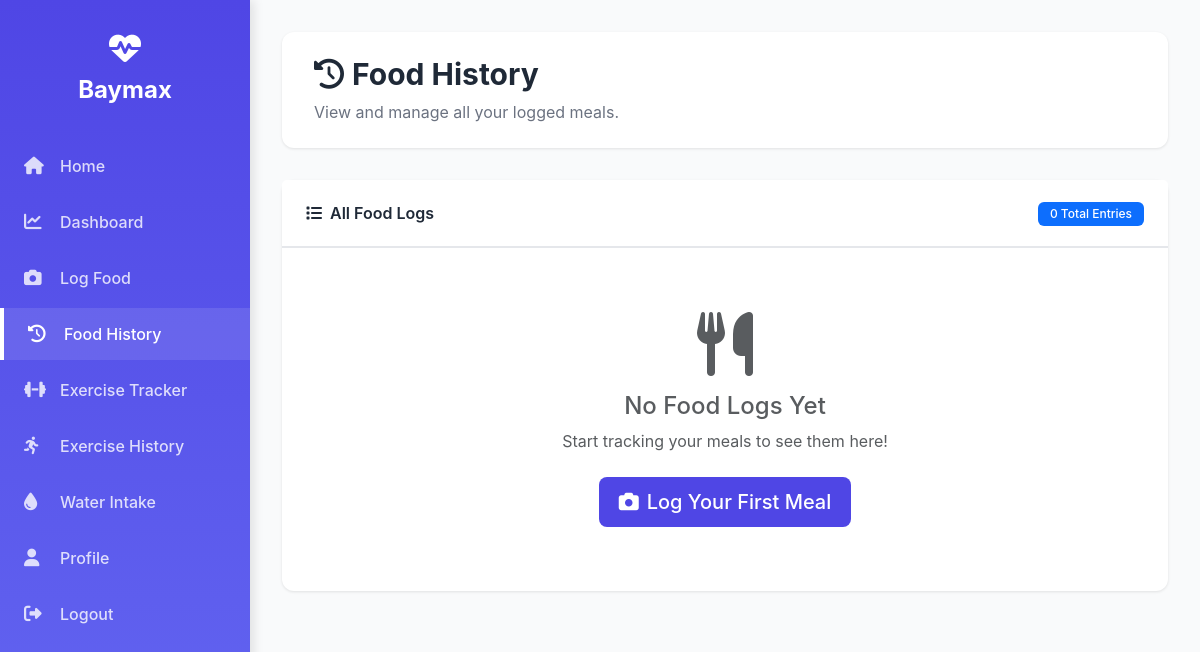
Page /food_history (signed in) on the earlier database version.
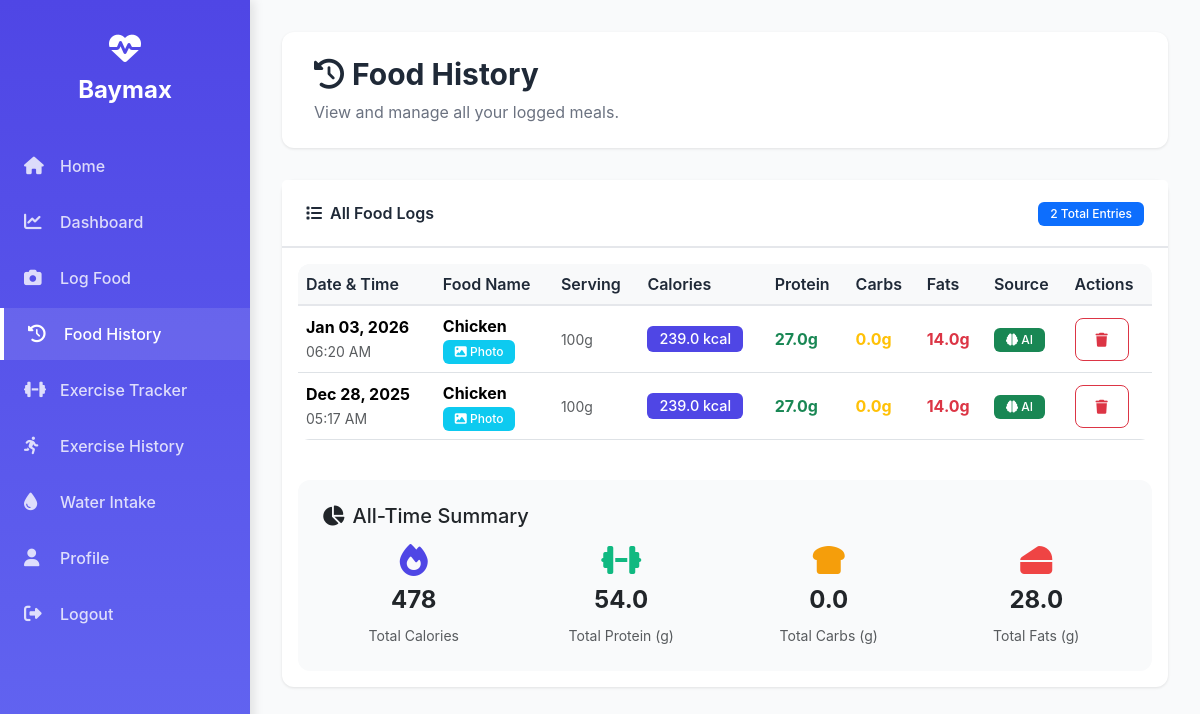
Same page on the later database version.
### app.py (models this page shows)
class FoodLog(db.Model):
    id = db.Column(db.Integer, primary_key=True)
    user_id = db.Column(db.Integer, db.ForeignKey('user.id'))
    food_name = db.Column(db.String(200))
    calories = db.Column(db.Float)
    protein = db.Column(db.Float, default=0)
    carbs = db.Column(db.Float, default=0)
    fats = db.Column(db.Float, default=0)
    serving_size = db.Column(db.String(100), default="100g")
    date = db.Column(db.DateTime, default=datetime.utcnow)
    source = db.Column(db.String(50))
    image_path = db.Column(db.String(300), nullable=True)

### app.py (the view)
@app.route('/food_history')
@login_required
def food_history():
    logs = FoodLog.query.filter_by(user_id=current_user.id).order_by(FoodLog.date.desc()).all()
    return render_template('food_history.html', logs=logs)

### app.py (called while the page is built)
@login_manager.user_loader
def load_user(user_id):
    return User.query.get(int(user_id))

### templates/food_history.html (shortened to what this page needs)
{% extends "base.html" %}
{% block content %}
<div class="content-header">
    <h1><i class="fas fa-history me-2"></i>Food History</h1>
    <p>View and manage all your logged meals.</p>
</div>
<div class="row mb-4">
    <div class="col-md-12">
        <div class="card">
            <div class="card-header d-flex justify-content-between align-items-center">
                <span><i class="fas fa-list me-2"></i>All Food Logs</span>
                <div>
                    <span class="badge bg-primary">{{ logs|length }} Total Entries</span>
                </div>
            </div>
            <div class="card-body">
                {% if logs %}
                <div class="table-responsive">
                    <table class="table table-hover align-middle">
                        <thead class="table-light">
                            <tr>
                                <th>Date & Time</th>
                                <th>Food Name</th>
                                <th>Serving</th>
                                <th>Calories</th>
                                <th>Protein</th>
                                <th>Carbs</th>
                                <th>Fats</th>
                                <th>Source</th>
                                <th>Actions</th>
                            </tr>
                        </thead>
                        <tbody>
                            {% for log in logs %}
                            <tr>
                                <td>
                                    <div>
                                        <strong>{{ log.date.strftime('%b %d, %Y') }}</strong>
                                        <br>
                                        <small class="text-muted">{{ log.date.strftime('%I:%M %p') }}</small>
                                    </div>
                                </td>
                                <td>
                                    <strong>{{ log.food_name|title }}</strong>
                                    {% if log.image_path %}
                                    <br><span class="badge badge-sm bg-info"><i class="fas fa-image"></i> Photo</span>
                                    {% endif %}
                                </td>
                                <td><small class="text-muted">{{ log.serving_size }}</small></td>
                                <td>
                                    <span class="badge" style="background: #4F46E5; font-size: 0.9rem;">
                                        {{ log.calories }} kcal
                                    </span>
                                </td>
                                <td><span class="text-success fw-bold">{{ log.protein }}g</span></td>
                                <td><span class="text-warning fw-bold">{{ log.carbs }}g</span></td>
                                <td><span class="text-danger fw-bold">{{ log.fats }}g</span></td>
                                <td>
                                    {% if log.source == 'ai' %}
                                    <span class="badge bg-success"><i class="fas fa-brain"></i> AI</span>
                                    {% elif log.source == 'search' %}
                                    <span class="badge bg-info"><i class="fas fa-search"></i> Search</span>
                                    {% else %}
                                    <span class="badge bg-secondary"><i class="fas fa-keyboard"></i> Manual</span>
                                    {% endif %}
                                </td>
                                <td>
                                    <form method="post" action="{{ url_for('delete_log', log_id=log.id) }}" style="display: inline;" onsubmit="return confirm('Are you sure you want to delete this entry?');">
                                        <button type="submit" class="btn btn-sm btn-outline-danger" title="Delete">
                                            <i class="fas fa-trash"></i>
                                        </button>
                                    </form>
                                </td>
                            </tr>
                            {% endfor %}
                        </tbody>
                    </table>
                </div>
                <div class="mt-4 p-4" style="background: #F9FAFB; border-radius: 12px;">
                    <h5 class="mb-3"><i class="fas fa-chart-pie me-2"></i>All-Time Summary</h5>
                    <div class="row text-center">
                        <div class="col-md-3">
                            <div class="mb-2">
                                <i class="fas fa-fire fa-2x" style="color: #4F46E5;"></i>
                            </div>
                            <h4 class="fw-bold">{{ logs|sum(attribute='calories')|int }}</h4>
                            <small class="text-muted">Total Calories</small>
                        </div>
                        <div class="col-md-3">
                            <div class="mb-2">
                                <i class="fas fa-dumbbell fa-2x" style="color: #10B981;"></i>
                            </div>
                            <h4 class="fw-bold">{{ logs|sum(attribute='protein')|round(1) }}</h4>
                            <small class="text-muted">Total Protein (g)</small>
                        </div>
                        <div class="col-md-3">
                            <div class="mb-2">
                                <i class="fas fa-bread-slice fa-2x" style="color: #F59E0B;"></i>
                            </div>
                            <h4 class="fw-bold">{{ logs|sum(attribute='carbs')|round(1) }}</h4>
                            <small class="text-muted">Total Carbs (g)</small>
                        </div>
                        <div class="col-md-3">
                            <div class="mb-2">
                                <i class="fas fa-cheese fa-2x" style="color: #EF4444;"></i>
                            </div>
                            <h4 class="fw-bold">{{ logs|sum(attribute='fats')|round(1) }}</h4>
                            <small class="text-muted">Total Fats (g)</small>
                        </div>
                    </div>
                </div>
                {% else %}
                <div class="text-center py-5">
                    <i class="fas fa-utensils fa-4x text-muted mb-3"></i>
                    <h4 class="text-muted">No Food Logs Yet</h4>
                    <p class="text-muted mb-4">Start tracking your meals to see them here!</p>
                    <a href="{{ url_for('log_food') }}" class="btn btn-primary btn-lg">
                        <i class="fas fa-camera me-2"></i>Log Your First Meal
                    </a>
                </div>
                {% endif %}
            </div>
        </div>
    </div>
</div>
{% endblock %}

### templates/base.html (shortened to what this page needs)
<!DOCTYPE html>
<html lang="en">
<head>
    <link href="https://cdn.jsdelivr.net/npm/bootstrap@5.3.2/dist/css/bootstrap.min.css" rel="stylesheet">
    <link rel="stylesheet" href="https://cdnjs.cloudflare.com/ajax/libs/font-awesome/6.4.0/css/all.min.css">
</head>
<body>
    {% if current_user.is_authenticated %}
    <div class="sidebar" id="sidebar">
        <div class="sidebar-brand">
            <i class="fas fa-heartbeat"></i>
            Baymax
        </div>
        <ul class="sidebar-nav">
    <li>
        <a href="{{ url_for('index') }}" class="{% if request.endpoint == 'index' %}active{% endif %}">
            <i class="fas fa-home"></i>
            Home
        </a>
    </li>
    <li>
        <a href="{{ url_for('dashboard') }}" class="{% if request.endpoint == 'dashboard' %}active{% endif %}">
            <i class="fas fa-chart-line"></i>
            Dashboard
        </a>
    </li>
    <li>
        <a href="{{ url_for('log_food') }}" class="{% if request.endpoint == 'log_food' %}active{% endif %}">
            <i class="fas fa-camera"></i>
            Log Food
        </a>
    </li>
    <li>
        <a href="{{ url_for('food_history') }}" class="{% if request.endpoint == 'food_history' %}active{% endif %}">
            <i class="fas fa-history"></i>
            Food History
        </a>
    </li>
    <li>
        <a href="{{ url_for('exercise') }}" class="{% if request.endpoint == 'exercise' %}active{% endif %}">
            <i class="fas fa-dumbbell"></i>
            Exercise Tracker
        </a>
    </li>
    <li>
        <a href="{{ url_for('exercise_history') }}" class="{% if request.endpoint == 'exercise_history' %}active{% endif %}">
            <i class="fas fa-running"></i>
            Exercise History
        </a>
    </li>
    <li>
        <a href="{{ url_for('water_intake') }}" class="{% if request.endpoint in ['water_intake', 'water_history'] %}active{% endif %}">
            <i class="fas fa-tint"></i>
            Water Intake
        </a>
    </li>
    <li>
        <a href="{{ url_for('profile') }}" class="{% if request.endpoint == 'profile' %}active{% endif %}">
            <i class="fas fa-user"></i>
            Profile
        </a>
    </li>
    <li>
        <a href="{{ url_for('logout') }}">
            <i class="fas fa-sign-out-alt"></i>
            Logout
        </a>
    </li>
</ul>
    </div>
    <div class="main-content">
    {% endif %}
        {% block content %}{% endblock %}
    </div>
</body>
</html>

### templates/base.html (style rules this page uses)
:root { --sidebar-width: 250px; --primary-color: #4F46E5; --secondary-color: #10B981; --danger-color: #EF4444; --bg-light: #F9FAFB; --text-dark: #1F2937; --border-color: #E5E7EB; }
body { font-family: 'Inter', -apple-system, BlinkMacSystemFont, sans-serif; background-color: var(--bg-light); min-height: 100vh; margin: 0; padding: 0; }
.sidebar { position: fixed; top: 0; left: 0; height: 100vh; width: var(--sidebar-width); background: linear-gradient(180deg, #4F46E5 0%, #6366F1 100%); padding: 2rem 0; z-index: 1000; box-shadow: 4px 0 10px rgba(0,0,0,0.1); }
.sidebar-brand { color: white; font-size: 1.5rem; font-weight: 700; text-align: center; margin-bottom: 2rem; padding: 0 1rem; }
.sidebar-brand i { font-size: 2rem; display: block; margin-bottom: 0.5rem; }
.sidebar-nav { list-style: none; padding: 0; margin: 0; }
.sidebar-nav li { margin: 0.25rem 0; }
.sidebar-nav a { display: flex; align-items: center; padding: 0.875rem 1.5rem; color: rgba(255,255,255,0.8); text-decoration: none; transition: all 0.3s ease; font-weight: 500; }
.sidebar-nav a:hover, .sidebar-nav a.active { background: rgba(255,255,255,0.1); color: white; border-left: 4px solid white; }
.sidebar-nav a i { margin-right: 0.75rem; font-size: 1.1rem; width: 24px; }
.main-content { margin-left: var(--sidebar-width); padding: 2rem; min-height: 100vh; }
.content-header { background: white; padding: 1.5rem 2rem; border-radius: 12px; margin-bottom: 2rem; box-shadow: 0 1px 3px rgba(0,0,0,0.1); }
.content-header h1 { margin: 0; color: var(--text-dark); font-size: 1.875rem; font-weight: 700; }
.content-header p { margin: 0.5rem 0 0 0; color: #6B7280; }
.card { border: none; border-radius: 12px; box-shadow: 0 1px 3px rgba(0,0,0,0.1); margin-bottom: 1.5rem; transition: transform 0.2s, box-shadow 0.2s; }
.card-header { background: white; border-bottom: 2px solid var(--border-color); padding: 1.25rem 1.5rem; font-weight: 600; color: var(--text-dark); }
.btn { border-radius: 8px; padding: 0.625rem 1.25rem; font-weight: 500; transition: all 0.2s; }
.table { background: white; border-radius: 12px; overflow: hidden; }
.table thead { background: var(--bg-light); }
.table th { font-weight: 600; color: var(--text-dark); border-bottom: 2px solid var(--border-color); }
.badge { padding: 0.375rem 0.75rem; border-radius: 6px; font-weight: 500; }

Differences in the rows shown:
added FoodLog: date "Jan 03, 2026", date "06:20 AM", food_name "Chicken", shows "Photo", serving_size "100g", calories "239.0", protein "27.0", carbs "0.0", fats "14.0", source "ai" (drawn)
added FoodLog: date "Dec 28, 2025", date "05:17 AM", food_name "Chicken", shows "Photo", serving_size "100g", calories "239.0", protein "27.0", carbs "0.0", fats "14.0", source "ai" (drawn)
Other differences:
{{ logs|length }}: "0" → "2"
{{ logs|sum(attribute='calories')|int }}: (not shown) → "478"
{{ logs|sum(attribute='protein')|round(1) }}: (not shown) → "54.0"
{{ logs|sum(attribute='carbs')|round(1) }}: (not shown) → "0.0"
{{ logs|sum(attribute='fats')|round(1) }}: (not shown) → "28.0"
text no longer shown: "No Food Logs Yet Start tracking your meals to see them here! Log Your First Meal"
text now shown: "Date & Time Food Name Serving Calories Protein Carbs Fats Source Actions All-Time Summary Total Calories Total Protein (g) Total Carbs (g) Total Fats (g)"
